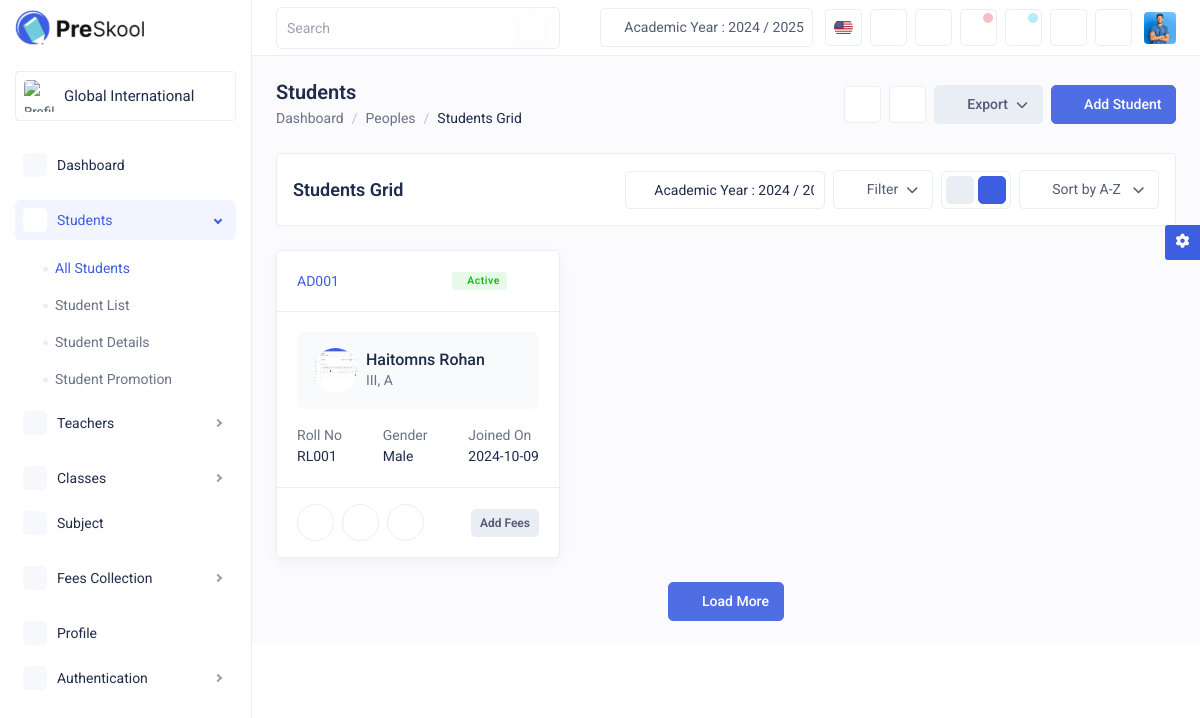
/student-grid.php, run on an earlier commit of the app's database.
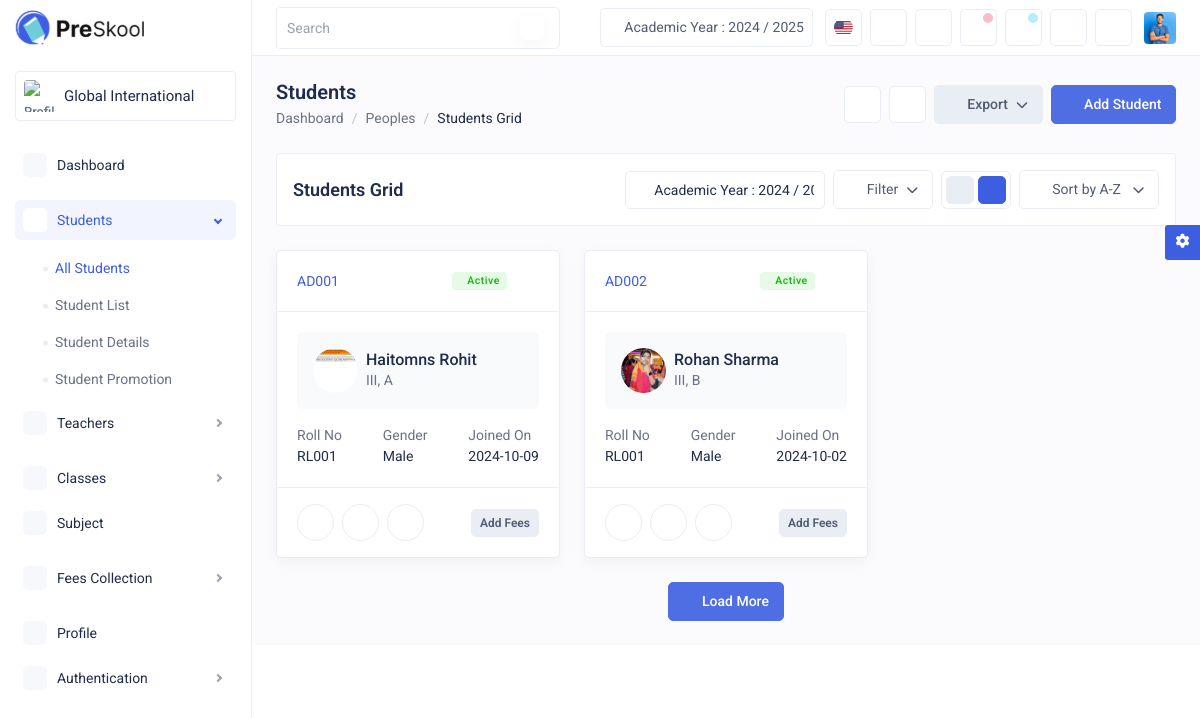
And on a later commit of the database.
### tables this page shows
CREATE TABLE IF NOT EXISTS `addstudent` (
  `ID` int NOT NULL AUTO_INCREMENT,
  `imageOfStudent` varchar(225) NOT NULL,
  `academicYear` varchar(25) NOT NULL,
  `admissionNumber` varchar(50) NOT NULL,
  `admissionDate` date NOT NULL,
  `rollNumber` varchar(30) NOT NULL,
  `studentStatus` varchar(10) NOT NULL,
  `fnameOfStudent` varchar(50) NOT NULL,
  `lnameOfStudent` varchar(50) NOT NULL,
  `class` varchar(10) NOT NULL,
  `section` varchar(10) NOT NULL,
  `gender` varchar(10) NOT NULL,
  `dateOfBirth` date NOT NULL,
  `bloodGroup` varchar(3) NOT NULL,
  `house` varchar(50) NOT NULL,
  `religion` varchar(50) NOT NULL,
  `category` varchar(20) NOT NULL,
  `caste` varchar(40) NOT NULL,
  `primaryContact` varchar(15) NOT NULL,
  `emailOfstudent` varchar(100) NOT NULL,
  `motherTongue` varchar(50) NOT NULL,
  `languageKnown` varchar(100) NOT NULL,
  `imageOfFather` varchar(225) NOT NULL,
  `fatherName` varchar(100) NOT NULL,
  `emailOfFather` varchar(100) NOT NULL,
  `fatherContact` varchar(15) NOT NULL,
  `fatherProfession` varchar(40) NOT NULL,
  `imageOfMother` varchar(225) NOT NULL,
  `motherName` varchar(100) NOT NULL,
  `emailOfMother` varchar(100) NOT NULL,
  `motherContact` varchar(20) NOT NULL,
  `motherProfession` varchar(40) NOT NULL,
  `guardianName` varchar(100) NOT NULL,
  `guardianRelation` varchar(30) NOT NULL,
  `guardianContact` varchar(20) NOT NULL,
  `guardianEmail` varchar(100) NOT NULL,
  `guardianOccupation` varchar(60) NOT NULL,
  `guardianAddress` varchar(60) NOT NULL,
  `imageOfGuardian` varchar(225) NOT NULL,
  `currentAddressOfStudent` varchar(60) NOT NULL,
  `permanentAddressOfStudent` varchar(60) NOT NULL,
  `districtOfStudent` varchar(30) NOT NULL,
  `provinceOfStudent` varchar(30) NOT NULL,
  `transportRoute` varchar(30) NOT NULL,
  `vehicleNumber` varchar(15) NOT NULL,
  `pickUpPoint` varchar(30) NOT NULL,
  `hostel` varchar(30) NOT NULL,
  `hostelRoomNumber` varchar(10) NOT NULL,
  `documentOfBirthCertificate` varchar(225) NOT NULL,
  `documentOfTransferCertificate` varchar(225) NOT NULL,
  `allergiesOfStudent` varchar(50) NOT NULL,
  `medicationOfStudent` varchar(60) NOT NULL,
  `previousSchoolName` varchar(100) NOT NULL,
  `previousSchoolAddress` varchar(100) NOT NULL,
  `bankName` varchar(100) NOT NULL,
  `branchOfBank` varchar(100) NOT NULL,
  `ifscNumber` varchar(40) NOT NULL,
  `otherInfo` varchar(100) NOT NULL,
  PRIMARY KEY (`ID`)
);

### php/allStudentGrid.php (called while the page is built, shortened)
<?php
$mysqli = db_connect();
$stmt = $mysqli->prepare("SELECT `imageOfStudent`, `academicYear`, `admissionNumber`, `admissionDate`, `rollNumber`, `studentStatus`,
`fnameOfStudent`, `lnameOfStudent`, `class`, `section`, `gender`, `dateOfBirth`, `bloodGroup`, `house`, `religion`, `category`,
`caste`, `primaryContact`, `emailOfstudent`, `motherTongue`, `languageKnown`, `imageOfFather`, `fatherName`,
`emailOfFather`, `fatherContact`, `fatherProfession`, `imageOfMother`, `motherName`, `emailOfMother`,
`motherContact`, `motherProfession`, `guardianName`, `guardianRelation`, `guardianContact`, `guardianEmail`,
`guardianOccupation`, `guardianAddress`, `imageOfGuardian`, `currentAddressOfStudent`, `permanentAddressOfStudent`,
`districtOfStudent`, `provinceOfStudent`, `transportRoute`, `vehicleNumber`, `pickUpPoint`, `hostel`, `hostelRoomNumber`,
`documentOfBirthCertificate`, `documentOfTransferCertificate`, `allergiesOfStudent`,
`medicationOfStudent`, `previousSchoolName`, `previousSchoolAddress`, `bankName`, `branchOfBank`, `ifscNumber`,
`otherInfo` FROM `addstudent`");
$stmt->execute();
$stmt->store_result();
$stmt->bind_result(
    $image_path,
    $academic_year,
    $admission_number,
    $admission_date,
    $roll_number,
    $status,
    $first_name,
    $last_name,
    $class,
    $section,
    $gender,
    $dob,
    $blood_group,
    $house,
    $religion,
    $category,
    $caste,
    $primary_contact,
    $email,
    $mother_tongue,
    $languages_known,
    $father_image_path,
    $father_name,
    $fatherEmail,
    $father_contact,
    $father_occupation,
    $mother_image_path,
    $mother_name,
    $motherEmail,
    $mother_contact,
    $mother_occupation,
    $guardian_name,
    $guardian_relation,
    $guardian_contact,
    $guardianEmail,
    $guardian_occupation,
    $guardian_address,
    $guardian_image_path,
    $current_addressOfStudent,
    $permanent_addressOfStudent,
    $districtOfStudent,
    $provinceOfStudent,
    $transportationRoute,
    $vehicleNumber,
    $pickUpPoint,
    $hostel,
    $hostelRoomNumber,
    $birthCertificate_image_path,
    $transferCertificate_image_path,
    $allergiesOfStudent,
    $medicationOfStudent,
    $previousSchoolName,
    $previousSchoolAddress,
    $bankName,
    $branchOfBank,
    $ifscNumber,
    $otherInfo
);
$students = array();
while ($stmt->fetch()) {
    $students[] = $student;
}
?>

### student-grid.php (the view, shortened to what the changed rows need)
<!DOCTYPE html>
<html lang="en">
<head>
    <link rel="stylesheet" href="css/bootstrap.min.css">
    <link rel="stylesheet" href="css/feather.css">
    <link rel="stylesheet" href="css/bootstrap-datetimepicker.min.css">
    <link rel="stylesheet" href="css/tabler-icons.css">
    <link rel="stylesheet" href="css/daterangepicker.css">
    <link rel="stylesheet" href="css/fontawesome.min.css">
    <link rel="stylesheet" href="css/all.min.css">
    <link rel="stylesheet" href="css/select2.min.css">
    <link rel="stylesheet" href="css/style.css">
</head>
<body>
    <div class="main-wrapper">
        <div class="page-wrapper">
            <div class="content content-two">
                <div class="row">
                    <?php
                    require_once 'php/allStudentGrid.php';
                    foreach ($students as $student) {
                    ?>
                    <div class="col-xxl-3 col-xl-4 col-md-6 d-flex">
                        <div class="card flex-fill">
                            <div class="card-header d-flex align-items-center justify-content-between">
                                <a href="student-details.php" class="link-primary"><?php echo $student['admission_number']; ?></a>
                                <div class="d-flex align-items-center">
                                    <span class="badge badge-soft-success d-inline-flex align-items-center me-1"><i class="ti ti-circle-filled fs-5 me-1"></i><?php echo $student['status']; ?></span>
                                    <div class="dropdown">
                                        <a href="#" class="btn btn-white btn-icon btn-sm d-flex align-items-center justify-content-center rounded-circle p-0" data-bs-toggle="dropdown" aria-expanded="false">
                                            <i class="ti ti-dots-vertical fs-14"></i>
                                        </a>
                                    </div>
                                </div>
                            </div>
                            <div class="card-body">
                                <div class="bg-light-300 rounded-2 p-3 mb-3">
                                    <div class="d-flex align-items-center">
                                        <a href="student-details.php" class="avatar avatar-lg flex-shrink-0"><img src="<?php echo $student['image_path']; ?>" class="img-fluid rounded-circle" alt="img"></a>
                                        <div class="ms-2">
                                            <h5 class="mb-0"><a href="student-details.php"><?php echo $student['first_name'] . " " . $student['last_name']; ?></a></h5>
                                            <p><?php echo $student['class']; ?>, <?php echo $student['section']; ?></p>
                                        </div>
                                    </div>
                                </div>
                                <div class="d-flex align-items-center justify-content-between gx-2">
                                    <div>
                                        <p class="mb-0">Roll No</p>
                                        <p class="text-dark"><?php echo $student['roll_number']; ?></p>
                                    </div>
                                    <div>
                                        <p class="mb-0">Gender</p>
                                        <p class="text-dark"><?php echo $student['gender']; ?></p>
                                    </div>
                                    <div>
                                        <p class="mb-0">Joined On</p>
                                        <p class="text-dark"><?php echo $student['admission_date']; ?></p>
                                    </div>
                                </div>
                            </div>
                            <div class="card-footer d-flex align-items-center justify-content-between">
                                <div class="d-flex align-items-center">
                                    <a href="#" class="btn btn-outline-light bg-white btn-icon d-flex align-items-center justify-content-center rounded-circle  p-0 me-2"><i class="ti ti-brand-hipchat"></i></a>
                                    <a href="#" class="btn btn-outline-light bg-white btn-icon d-flex align-items-center justify-content-center rounded-circle  p-0 me-2"><i class="ti ti-phone"></i></a>
                                    <a href="#" class="btn btn-outline-light bg-white btn-icon d-flex align-items-center justify-content-center rounded-circle p-0 me-3"><i class="ti ti-mail"></i></a>
                                </div>
                                <a href="#" data-bs-toggle="modal" data-bs-target="#add_fees_collect" class="btn btn-light btn-sm fw-semibold">Add Fees</a>
                            </div>
                        </div>
                    </div>
<?php } ?>
                </div>
            </div>
        </div>
    </div>
</body>
</html>

What changed in the data, as far as the page shows it:
changed addstudent "Haitomns": imageOfStudent: a different picture; lnameOfStudent "Rohan" → "Rohit"
added addstudent: admissionNumber "AD002", studentStatus "Active", imageOfStudent (picture), fnameOfStudent "Rohan", lnameOfStudent "Sharma", class "III", section "B", rollNumber "RL001", gender "Male", admissionDate "2024-10-02"
